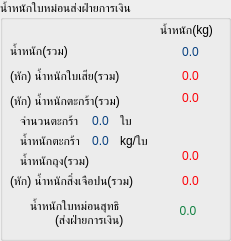
     <widget class="QGroupBox" name="groupBox_17">
      <property name="geometry">
       <rect>
        <x>460</x>
        <y>320</y>
        <width>231</width>
        <height>241</height>
       </rect>
      </property>
      <property name="title">
       <string>น้ำหนักใบหม่อนส่งฝ่ายการเงิน</string>
      </property>
      <widget class="QLabel" name="label_63">
       <property name="geometry">
        <rect>
         <x>10</x>
         <y>40</y>
         <width>70</width>
         <height>21</height>
        </rect>
       </property>
       <property name="text">
        <string>น้ำหนัก(รวม)</string>
       </property>
      </widget>
      <widget class="QLabel" name="label_72">
       <property name="geometry">
        <rect>
         <x>10</x>
         <y>65</y>
         <width>134</width>
         <height>21</height>
        </rect>
       </property>
       <property name="text">
        <string>(หัก) น้ำหนักใบเสีย(รวม)</string>
       </property>
      </widget>
      <widget class="QLabel" name="label_73">
       <property name="geometry">
        <rect>
         <x>10</x>
         <y>90</y>
         <width>135</width>
         <height>21</height>
        </rect>
       </property>
       <property name="text">
        <string>(หัก) น้ำหนักตะกร้า(รวม)</string>
       </property>
      </widget>
      <widget class="QLabel" name="label_74">
       <property name="geometry">
        <rect>
         <x>30</x>
         <y>195</y>
         <width>110</width>
         <height>21</height>
        </rect>
       </property>
       <property name="text">
        <string>น้ำหนักใบหม่อนสุทธิ</string>
       </property>
      </widget>
      <widget class="QLabel" name="label_75">
       <property name="geometry">
        <rect>
         <x>55</x>
         <y>210</y>
         <width>91</width>
         <height>20</height>
        </rect>
       </property>
       <property name="text">
        <string>(ส่งฝ่ายการเงิน)</string>
       </property>
      </widget>
      <widget class="QLabel" name="label_76">
       <property name="geometry">
        <rect>
         <x>160</x>
         <y>20</y>
         <width>71</width>
         <height>20</height>
        </rect>
       </property>
       <property name="text">
        <string>น้ำหนัก(kg)</string>
       </property>
      </widget>
      <widget class="QLabel" name="label_77">
       <property name="geometry">
        <rect>
         <x>20</x>
         <y>110</y>
         <width>81</width>
         <height>21</height>
        </rect>
       </property>
       <property name="styleSheet">
        <string notr="true">font: 12pt &quot;.AppleSystemUIFont&quot;;</string>
       </property>
       <property name="text">
        <string>จำนวนตะกร้า</string>
       </property>
      </widget>
      <widget class="QLabel" name="label_78">
       <property name="geometry">
        <rect>
         <x>20</x>
         <y>130</y>
         <width>81</width>
         <height>21</height>
        </rect>
       </property>
       <property name="styleSheet">
        <string notr="true">font: 12pt &quot;.AppleSystemUIFont&quot;;</string>
       </property>
       <property name="text">
        <string>น้ำหนักตะกร้า</string>
       </property>
      </widget>
      <widget class="QLabel" name="label_79">
       <property name="geometry">
        <rect>
         <x>120</x>
         <y>110</y>
         <width>21</width>
         <height>21</height>
        </rect>
       </property>
       <property name="styleSheet">
        <string notr="true">font: 12pt &quot;.AppleSystemUIFont&quot;;</string>
       </property>
       <property name="text">
        <string>ใบ</string>
       </property>
      </widget>
      <widget class="QLabel" name="label_80">
       <property name="geometry">
        <rect>
         <x>120</x>
         <y>130</y>
         <width>31</width>
         <height>21</height>
        </rect>
       </property>
       <property name="styleSheet">
        <string notr="true">font: 12pt &quot;.AppleSystemUIFont&quot;;</string>
       </property>
       <property name="text">
        <string>kg/ใบ</string>
       </property>
      </widget>
      <widget class="QLabel" name="lbl_Resulte_TotalBasket_2">
       <property name="geometry">
        <rect>
         <x>90</x>
         <y>110</y>
         <width>21</width>
         <height>21</height>
        </rect>
       </property>
       <property name="styleSheet">
        <string notr="true">color: rgb(7, 64, 128);</string>
       </property>
       <property name="text">
        <string>0.0</string>
       </property>
       <property name="alignment">
        <set>Qt::AlignCenter</set>
       </property>
      </widget>
      <widget class="QLabel" name="lbl_Resulte_weightBasket_2">
       <property name="geometry">
        <rect>
         <x>90</x>
         <y>130</y>
         <width>21</width>
         <height>21</height>
        </rect>
       </property>
       <property name="styleSheet">
        <string notr="true">color: rgb(7, 64, 128);</string>
       </property>
       <property name="text">
        <string>0.0</string>
       </property>
       <property name="alignment">
        <set>Qt::AlignCenter</set>
       </property>
      </widget>
      <widget class="QLabel" name="lbl_Resulte_TotalWeightMeterial_2">
       <property name="geometry">
        <rect>
         <x>155</x>
         <y>39</y>
         <width>71</width>
         <height>26</height>
        </rect>
       </property>
       <property name="styleSheet">
        <string notr="true">font: 16pt &quot;.AppleSystemUIFont&quot;;
color: rgb(7, 64, 128);</string>
       </property>
       <property name="text">
        <string>0.0</string>
       </property>
       <property name="alignment">
        <set>Qt::AlignCenter</set>
       </property>
      </widget>
      <widget class="QLabel" name="lbl_Resulte_TotalWeightReject_2">
       <property name="geometry">
        <rect>
         <x>155</x>
         <y>65</y>
         <width>71</width>
         <height>21</height>
        </rect>
       </property>
       <property name="styleSheet">
        <string notr="true">font: 16pt &quot;.AppleSystemUIFont&quot;;
color: rgb(252, 1, 7);</string>
       </property>
       <property name="text">
        <string>0.0</string>
       </property>
       <property name="alignment">
        <set>Qt::AlignCenter</set>
       </property>
      </widget>
      <widget class="QLabel" name="lbl_Resulte_TotalWeightBasket_2">
       <property name="geometry">
        <rect>
         <x>155</x>
         <y>90</y>
         <width>71</width>
         <height>16</height>
        </rect>
       </property>
       <property name="styleSheet">
        <string notr="true">font: 16pt &quot;.AppleSystemUIFont&quot;;
color: rgb(252, 1, 7);</string>
       </property>
       <property name="text">
        <string>0.0</string>
       </property>
       <property name="alignment">
        <set>Qt::AlignCenter</set>
       </property>
      </widget>
      <widget class="QLabel" name="lbl_Resulte_TotalWeight_Accounting">
       <property name="geometry">
        <rect>
         <x>150</x>
         <y>200</y>
         <width>76</width>
         <height>21</height>
        </rect>
       </property>
       <property name="styleSheet">
        <string notr="true">font: 20pt &quot;.AppleSystemUIFont&quot;;
color: rgb(16, 128, 64);</string>
       </property>
       <property name="text">
        <string>0.0</string>
       </property>
       <property name="alignment">
        <set>Qt::AlignCenter</set>
       </property>
      </widget>
      <widget class="QLabel" name="label_81">
       <property name="geometry">
        <rect>
         <x>10</x>
         <y>170</y>
         <width>151</width>
         <height>21</height>
        </rect>
       </property>
       <property name="text">
        <string>(หัก) น้ำหนักสิ่งเจือปน(รวม)</string>
       </property>
      </widget>
      <widget class="QLabel" name="lbl_Resulte_TotalWeightReject_west">
       <property name="geometry">
        <rect>
         <x>160</x>
         <y>170</y>
         <width>61</width>
         <height>21</height>
        </rect>
       </property>
       <property name="styleSheet">
        <string notr="true">font: 16pt &quot;.AppleSystemUIFont&quot;;
color: rgb(252, 1, 7);</string>
       </property>
       <property name="text">
        <string>0.0</string>
       </property>
       <property name="alignment">
        <set>Qt::AlignCenter</set>
       </property>
      </widget>
      <widget class="QLabel" name="lbl_Resulte_ContainerWeight_2">
       <property name="geometry">
        <rect>
         <x>160</x>
         <y>145</y>
         <width>61</width>
         <height>21</height>
        </rect>
       </property>
       <property name="styleSheet">
        <string notr="true">font: 16pt &quot;.AppleSystemUIFont&quot;;
color: rgb(252, 1, 7);</string>
       </property>
       <property name="text">
        <string>0.0</string>
       </property>
       <property name="alignment">
        <set>Qt::AlignCenter</set>
       </property>
      </widget>
      <widget class="QLabel" name="label_105">
       <property name="geometry">
        <rect>
         <x>20</x>
         <y>150</y>
         <width>81</width>
         <height>21</height>
        </rect>
       </property>
       <property name="styleSheet">
        <string notr="true">font: 12pt &quot;.AppleSystemUIFont&quot;;</string>
       </property>
       <property name="text">
        <string>น้ำหนักถุง(รวม)</string>
       </property>
      </widget>
     </widget>
